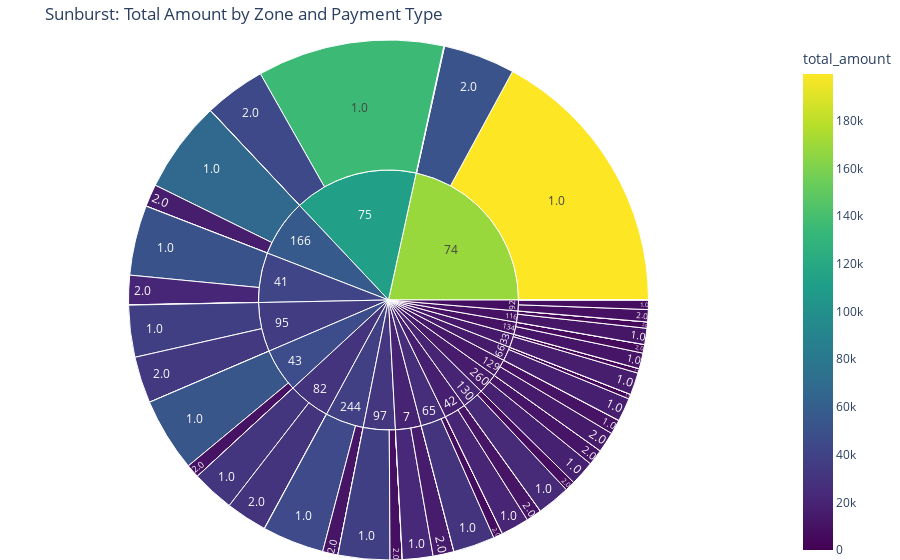

Write notebook code for a chart like this one.
### Markdown cell above
##  Total Pendapatan Berdasarkan zona penjemputan dan Jenis Pembayaran

### Code cell
if {'PULocationID','payment_type','cost_used'}.issubset(df_valid.columns):
    top_pus = df_valid['PULocationID'].value_counts().head(20).index.tolist()
    sb = (df_valid[df_valid['PULocationID'].isin(top_pus)]
          .groupby(['PULocationID','payment_type'], as_index=False)
          .agg(total_amount=('cost_used','sum')))
    sb = sb[sb['total_amount']>0]
    fig = px.sunburst(sb, path=['PULocationID','payment_type'], values='total_amount', color='total_amount', color_continuous_scale='Viridis', title='Sunburst: Total Amount by Zone and Payment Type')
    fig.update_layout(margin=dict(t=40, l=0, r=0, b=0))
    fig.show()
